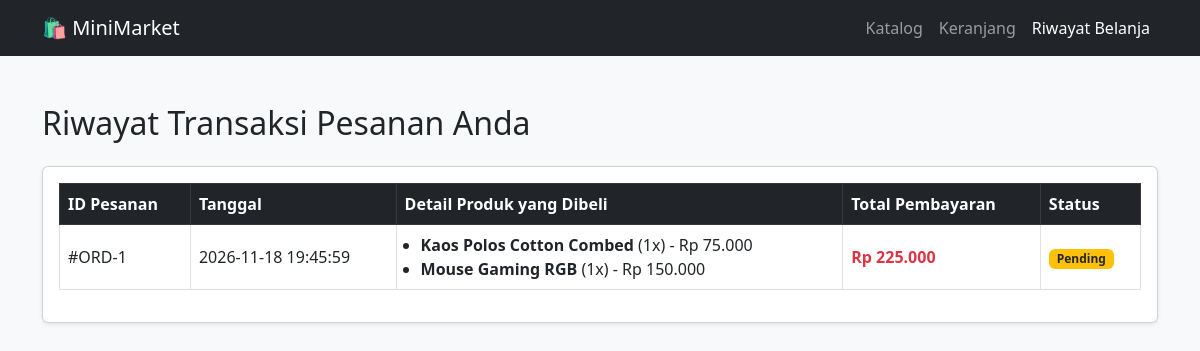
/my_orders.php (signed in), run on the app's committed database.
### tables this page shows
CREATE TABLE `orders` (
  `order_id` int(11) NOT NULL,
  `buyer_id` int(11) NOT NULL,
  `total_amount` decimal(12,2) NOT NULL,
  `order_status` varchar(50) DEFAULT 'Pending',
  `created_at` timestamp NOT NULL DEFAULT current_timestamp()
);

CREATE TABLE `order_items` (
  `item_id` int(11) NOT NULL,
  `order_id` int(11) NOT NULL,
  `product_id` int(11) NOT NULL,
  `quantity` int(11) NOT NULL,
  `subtotal` decimal(12,2) NOT NULL
);

CREATE TABLE `products` (
  `product_id` int(11) NOT NULL,
  `category_id` int(11) NOT NULL,
  `seller_id` int(11) NOT NULL,
  `product_name` varchar(150) NOT NULL,
  `description` text DEFAULT NULL,
  `price` decimal(12,2) NOT NULL,
  `stock` int(11) NOT NULL DEFAULT 0,
  `image` varchar(255) DEFAULT NULL,
  `created_at` timestamp NOT NULL DEFAULT current_timestamp()
);

### my_orders.php (the view, shortened to what this page needs)
<?php
include 'koneksi.php';
$buyer_id = intval($_SESSION['user_id']);
$orders = mysqli_query($conn, "SELECT * FROM orders WHERE buyer_id = $buyer_id ORDER BY created_at DESC");
?>
<!DOCTYPE html>
<html lang="id">
<head>
    <link href="https://cdn.jsdelivr.net/npm/bootstrap@5.3.0/dist/css/bootstrap.min.css" rel="stylesheet">
</head>
<body class="bg-light">
    <nav class="navbar navbar-expand-lg navbar-dark bg-dark">
        <div class="container">
            <a class="navbar-brand" href="index.php">🛍️ MiniMarket</a>
            <div class="navbar-nav ms-auto">
                <a class="nav-link" href="index.php">Katalog</a>
                <a class="nav-link" href="cart.php">Keranjang</a>
                <a class="nav-link active" href="my_orders.php">Riwayat Belanja</a>
            </div>
        </div>
    </nav>
    <div class="container my-5">
        <h2 class="mb-4">Riwayat Transaksi Pesanan Anda</h2>
        <?php if (mysqli_num_rows($orders) === 0) : ?>
            <div class="alert alert-info">Anda belum memiliki riwayat transaksi pesanan. <a href="index.php">Mulai Belanja</a></div>
        <?php else : ?>
            <div class="card shadow-sm">
                <div class="card-body">
                    <table class="table table-bordered align-middle">
                        <thead class="table-dark">
                            <tr>
                                <th>ID Pesanan</th>
                                <th>Tanggal</th>
                                <th>Detail Produk yang Dibeli</th>
                                <th>Total Pembayaran</th>
                                <th>Status</th>
                            </tr>
                        </thead>
                        <tbody>
                            <?php while ($o = mysqli_fetch_assoc($orders)) :
                                $order_id = $o['order_id'];
                                $items_query = mysqli_query($conn, "SELECT oi.*, p.product_name FROM order_items oi JOIN products p ON oi.product_id = p.product_id WHERE oi.order_id = $order_id");
                            ?>
                            <tr>
                                <td>#ORD-<?= $o['order_id']; ?></td>
                                <td><?= $o['created_at']; ?></td>
                                <td>
                                    <ul class="mb-0 ps-3">
                                        <?php while ($item = mysqli_fetch_assoc($items_query)) : ?>
                                            <li>
                                                <strong><?= htmlspecialchars($item['product_name']); ?></strong>
                                                (<?= $item['quantity']; ?>x) - Rp <?= number_format($item['subtotal'], 0, ',', '.'); ?>
                                            </li>
                                        <?php endwhile; ?>
                                    </ul>
                                </td>
                                <td class="fw-bold text-danger">Rp <?= number_format($o['total_amount'], 0, ',', '.'); ?></td>
                                <td><span class="badge bg-warning text-dark"><?= $o['order_status']; ?></span></td>
                            </tr>
                            <?php endwhile; ?>
                        </tbody>
                    </table>
                </div>
            </div>
        <?php endif; ?>
    </div>
</body>
</html>

### data on the page
orders: order_id "1", created_at "2026-11-18 19:45:59", total_amount "225.000", order_status "Pending"
order_items: product.product_name "Kaos Polos Cotton Combed", quantity "1", subtotal "75.000"
order_items: product.product_name "Mouse Gaming RGB", quantity "1", subtotal "150.000"
